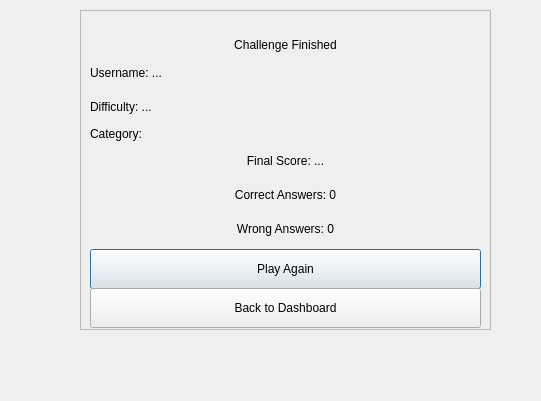
<?xml version="1.0" encoding="UTF-8"?>
<ui version="4.0">
 <class>ResultDialog</class>
 <widget class="QDialog" name="ResultDialog">
  <property name="geometry">
   <rect>
    <x>0</x>
    <y>0</y>
    <width>541</width>
    <height>401</height>
   </rect>
  </property>
  <property name="minimumSize">
   <size>
    <width>500</width>
    <height>380</height>
   </size>
  </property>
  <property name="windowTitle">
   <string>Dialog</string>
  </property>
  <widget class="QFrame" name="frameResult">
   <property name="geometry">
    <rect>
     <x>80</x>
     <y>10</y>
     <width>411</width>
     <height>320</height>
    </rect>
   </property>
   <property name="minimumSize">
    <size>
     <width>360</width>
     <height>300</height>
    </size>
   </property>
   <property name="maximumSize">
    <size>
     <width>420</width>
     <height>320</height>
    </size>
   </property>
   <property name="frameShape">
    <enum>QFrame::Shape::StyledPanel</enum>
   </property>
   <property name="frameShadow">
    <enum>QFrame::Shadow::Raised</enum>
   </property>
   <layout class="QVBoxLayout" name="verticalLayout">
    <property name="spacing">
     <number>6</number>
    </property>
    <item>
     <widget class="QLabel" name="labelTitle">
      <property name="minimumSize">
       <size>
        <width>0</width>
        <height>50</height>
       </size>
      </property>
      <property name="text">
       <string>Challenge Finished</string>
      </property>
      <property name="alignment">
       <set>Qt::AlignmentFlag::AlignCenter</set>
      </property>
     </widget>
    </item>
    <item>
     <widget class="QLabel" name="labelUsername">
      <property name="minimumSize">
       <size>
        <width>0</width>
        <height>28</height>
       </size>
      </property>
      <property name="text">
       <string>Username: ...</string>
      </property>
     </widget>
    </item>
    <item>
     <widget class="QLabel" name="labelDifficulty">
      <property name="minimumSize">
       <size>
        <width>0</width>
        <height>28</height>
       </size>
      </property>
      <property name="text">
       <string>Difficulty: ...</string>
      </property>
     </widget>
    </item>
    <item>
     <widget class="QLabel" name="labelCategory">
      <property name="text">
       <string>Category:</string>
      </property>
     </widget>
    </item>
    <item>
     <widget class="QLabel" name="labelScore">
      <property name="minimumSize">
       <size>
        <width>0</width>
        <height>28</height>
       </size>
      </property>
      <property name="text">
       <string>Final Score: ...</string>
      </property>
      <property name="alignment">
       <set>Qt::AlignmentFlag::AlignCenter</set>
      </property>
     </widget>
    </item>
    <item>
     <widget class="QLabel" name="labelCorrect">
      <property name="minimumSize">
       <size>
        <width>0</width>
        <height>28</height>
       </size>
      </property>
      <property name="text">
       <string>Correct Answers: 0</string>
      </property>
      <property name="alignment">
       <set>Qt::AlignmentFlag::AlignCenter</set>
      </property>
     </widget>
    </item>
    <item>
     <widget class="QLabel" name="labelWrong">
      <property name="minimumSize">
       <size>
        <width>0</width>
        <height>28</height>
       </size>
      </property>
      <property name="text">
       <string>Wrong Answers: 0</string>
      </property>
      <property name="alignment">
       <set>Qt::AlignmentFlag::AlignCenter</set>
      </property>
     </widget>
    </item>
    <item>
     <widget class="QPushButton" name="pushButtonPlayAgain">
      <property name="minimumSize">
       <size>
        <width>0</width>
        <height>40</height>
       </size>
      </property>
      <property name="text">
       <string>Play Again</string>
      </property>
     </widget>
    </item>
    <item>
     <widget class="QPushButton" name="pushButtonDashboard">
      <property name="minimumSize">
       <size>
        <width>0</width>
        <height>40</height>
       </size>
      </property>
      <property name="text">
       <string>Back to Dashboard</string>
      </property>
     </widget>
    </item>
   </layout>
  </widget>
 </widget>
 <resources/>
 <connections/>
</ui>
